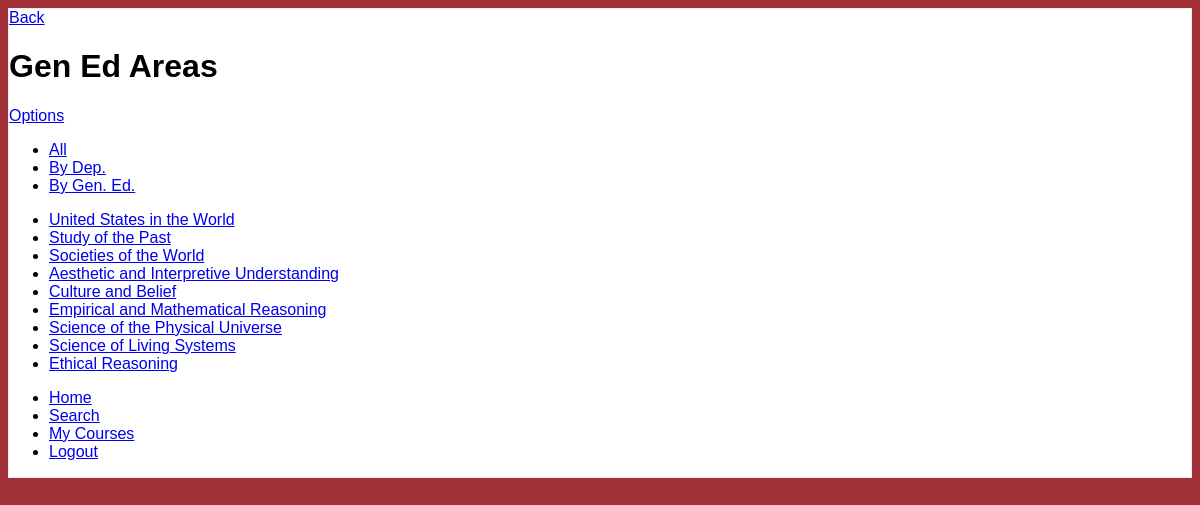
/index.php/courses/gened_areas (signed in), run on the app's committed database.
### tables this page shows
CREATE TABLE IF NOT EXISTS `Requirement` (
  `req_number` int(11) unsigned NOT NULL AUTO_INCREMENT,
  `type` varchar(255) NOT NULL,
  `name` varchar(255) NOT NULL,
  PRIMARY KEY (`req_number`),
  UNIQUE KEY `name` (`name`)
);

### application/controllers/courses.php (called while the page is built, shortened)
<?php
class Courses extends CI_Controller {
	public function __construct()
	{
		$this->load->model('courses_model');
		$this->load->helper('url');
		$this->load->helper('login');
		$this->load->helper('courses');
		$this->load->model('users_model');
	}
	public function gened_areas()
	{
	    $data['results'] = $this->courses_model->get_gened_areas();
	    $data['pageTitle'] = 'Gen Ed Areas';
	    $this->load->view('templates/header');
		$this->load->view('pages/list_view', $data);
		$this->load->view('templates/footer');
	}
}

### html/index.php (called while the page is built, shortened)
<?php
require_once BASEPATH.'core/CodeIgniter.php';

### application/models/courses_model.php (called while the page is built, shortened)
<?php
class Courses_model extends CI_Model {
    public function get_gened_areas()
    {
        $this->db->select('req_number,name');
		$this->db->from('Requirement');
		$this->db->where('type', 'General Education');
		$query = $this->db->get();
		return $query->result_array();
    }
}
?>

### application/views/pages/list_view.php (the view, shortened to what this page needs)
<div data-role="page"  class="ui-body-a">
	<div data-role="header" data-theme="a">
	<a href="javascript:history.back()"  data-role="button"  data-icon="arrow-l" data-iconpos="notext">Back</a>
	<h1><?php echo $pageTitle?></h1>
	<a href="#popupPanel" data-rel="popup" data-transition="slide" data-position-to="window" data-role="button" data-icon="gear" data-iconpos="notext">Options</a>
    <?php if(($pageTitle !== 'Search Results') && ($pageTitle !== 'My Courses') && ($pageTitle !== 'Recently Viewed')): ?>
    <div data-role="navbar"  data-theme="a">
		<ul>
			<li><a href="<?php echo site_url('courses')?>">All</a></li>
			<li><a href="<?php echo site_url('courses/departments')?>">By Dep.</a></li>
			<li><a href="<?php echo site_url('courses/gened_areas')?>">By Gen. Ed.</a></li>
		</ul>
	</div>
	<?php endif ?>
    </div>
    <div data-role="content">
	<ul data-role="listview"  data-autodividers="true" data-filter="true">
		<?php foreach ($results as $result): ?>
            <?php
            if($pageTitle == 'Departments')
            {
        	    $functionSegment = 'department';
                $argumentSegment = $result['dept_number'];
                $objectName = $result['short_name'];
            }
            elseif($pageTitle == 'Gen Ed Areas')
            {
                $argumentSegment = $result['req_number'];
                $objectName = $result['name'];
            }
            else
            {
                $functionSegment = 'course';
                $argumentSegment = $result['course_unique'];
                $objectName = $result['title'];
            }
            ?>
                 <?php $segments = array('courses',$functionSegment,$argumentSegment); ?>
                <li><a href="<?php echo site_url($segments) ?>" >  <?php echo $objectName ?></a></li>
        <?php endforeach ?>
	    </ul>
	</div>
    <div data-role="footer" data-position="fixed">
	    <div data-role="navbar">
		    <ul>
			    <li><a href="<?php echo site_url('home')?>"  data-icon="home">Home</a></li>
			    <li><a href="<?php echo site_url('courses/advanced_search')?>"  data-icon="search">Search</a></li>
			    <li><a href="<?php echo site_url('users/my_courses')?>"  data-icon="info">My Courses</a></li>
			    <li><a href="<?php echo site_url('users/logout')?>"  data-icon="minus">Logout</a></li>
		    </ul>
	    </div>
    </div>
</div>

### html/css/main.css (style rules this page uses)
body { color: #6c6c6c; background-color:#a23138; }

### data on the page
requirement: name "United States in the World"
requirement: name "Study of the Past"
requirement: name "Societies of the World"
requirement: name "Aesthetic and Interpretive Understanding"
requirement: name "Culture and Belief"
requirement: name "Empirical and Mathematical Reasoning"
requirement: name "Science of the Physical Universe"
requirement: name "Science of Living Systems"
requirement: name "Ethical Reasoning"

### other printed values
$pageTitle "Gen Ed Areas"
